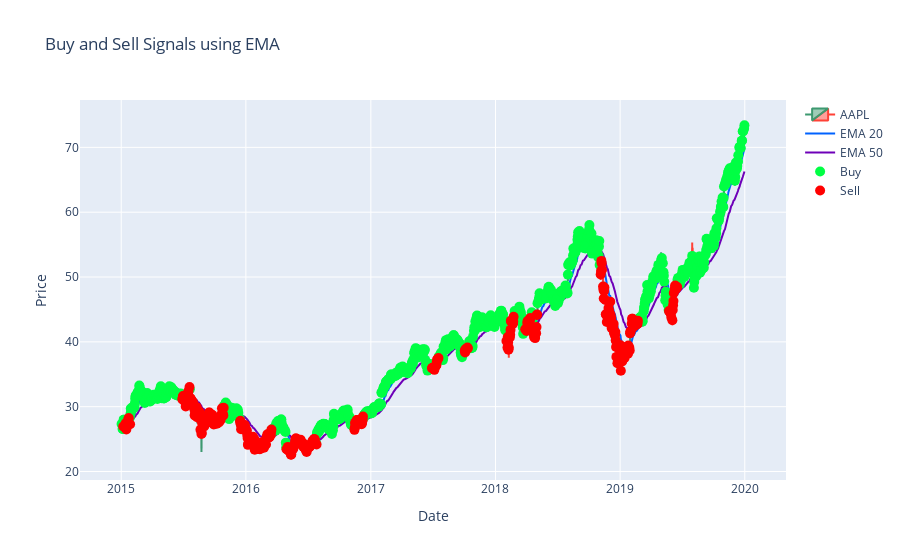

The code cell stored with this chart in its notebook:
### Code cell
ema_pos_buy_df = ema_stock_df.copy()[ema_stock_df['ema_signal'] == 1]
ema_pos_sell_df = ema_stock_df.copy()[ema_stock_df['ema_signal'] == 0]
ema_pos_fig = plotMA(ema_stock_df, 'ema')
ema_pos_fig = plotSignals(ema_pos_fig, ema_pos_buy_df, ema_pos_sell_df, 'ema', 0)
ema_pos_fig.show()

### Figure 1 — Plotly figure (JSON) as saved in the notebook; plotly's stock layout.template omitted (floating-point values rounded to 4 significant figures; data arrays with more than 128 entries replaced by an {"elided": "..."} marker saying what was removed)
{"data": [{"close": {"elided": "1258 float values"}, "high": {"elided": "1258 float values"}, "low": {"elided": "1258 float values"}, "name": "AAPL", "open": {"elided": "1258 float values"}, "type": "candlestick", "x": {"elided": "1258 str values"}}, {"line": {"color": "#0062ff", "width": 2}, "name": "EMA 20", "type": "scatter", "x": {"elided": "1258 str values"}, "y": {"elided": "1258 float values"}}, {"line": {"color": "#6e00b8", "width": 2}, "name": "EMA 50", "type": "scatter", "x": {"elided": "1258 str values"}, "y": {"elided": "1258 float values"}}, {"marker": {"color": "#00ff44", "size": 10, "symbol": "circle"}, "mode": "markers", "name": "Buy", "type": "scatter", "x": {"elided": "877 str values"}, "y": {"elided": "877 float values"}}, {"marker": {"color": "#ff0000", "size": 10, "symbol": "circle"}, "mode": "markers", "name": "Sell", "type": "scatter", "x": {"elided": "381 str values"}, "y": {"elided": "381 float values"}}], "layout": {"title": {"text": "Buy and Sell Signals using EMA"}, "xaxis": {"rangeslider": {"visible": false}, "title": {"text": "Date"}}, "yaxis": {"title": {"text": "Price"}}}}
